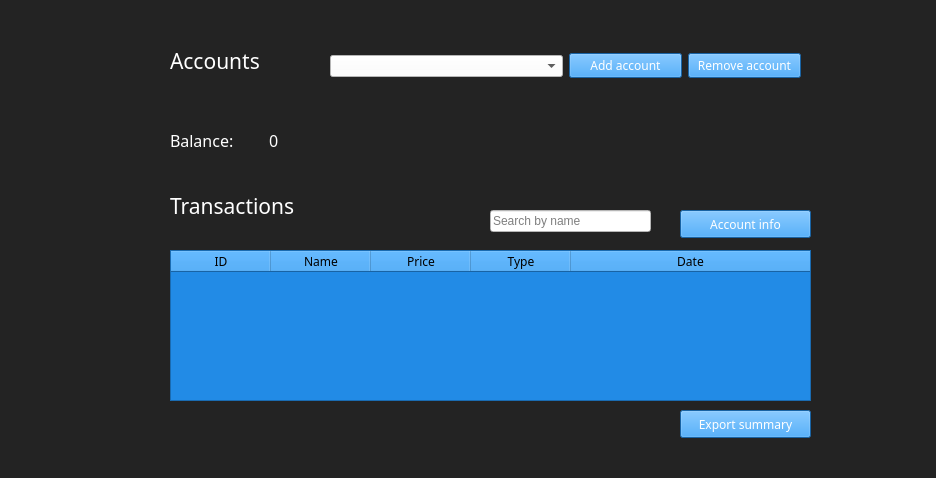
<?xml version="1.0" encoding="UTF-8"?>
<ui version="4.0">
 <class>AcccountsFrame</class>
 <widget class="QFrame" name="AcccountsFrame">
  <property name="geometry">
   <rect>
    <x>0</x>
    <y>0</y>
    <width>936</width>
    <height>478</height>
   </rect>
  </property>
  <property name="font">
   <font>
    <family>OCR A Extended</family>
    <pointsize>16</pointsize>
   </font>
  </property>
  <property name="windowTitle">
   <string>Frame</string>
  </property>
  <property name="styleSheet">
   <string notr="true">background-color: rgb(35,35,35)</string>
  </property>
  <widget class="QPushButton" name="pb_accountinfo">
   <property name="geometry">
    <rect>
     <x>680</x>
     <y>210</y>
     <width>131</width>
     <height>28</height>
    </rect>
   </property>
   <property name="font">
    <font>
     <family>OCR A Extended</family>
    </font>
   </property>
   <property name="styleSheet">
    <string notr="true">background-color:#228be6;
color: #fff</string>
   </property>
   <property name="text">
    <string>Account info</string>
   </property>
  </widget>
  <widget class="QLabel" name="l_transactions">
   <property name="geometry">
    <rect>
     <x>170</x>
     <y>190</y>
     <width>251</width>
     <height>31</height>
    </rect>
   </property>
   <property name="font">
    <font>
     <family>OCR A Extended</family>
     <pointsize>16</pointsize>
     <weight>50</weight>
     <bold>false</bold>
    </font>
   </property>
   <property name="styleSheet">
    <string notr="true">color : #fff
</string>
   </property>
   <property name="text">
    <string>Transactions</string>
   </property>
  </widget>
  <widget class="QLabel" name="l_accounts">
   <property name="geometry">
    <rect>
     <x>170</x>
     <y>30</y>
     <width>134</width>
     <height>62</height>
    </rect>
   </property>
   <property name="font">
    <font>
     <family>OCR A Extended</family>
     <pointsize>16</pointsize>
    </font>
   </property>
   <property name="styleSheet">
    <string notr="true">color : #fff</string>
   </property>
   <property name="text">
    <string>Accounts</string>
   </property>
  </widget>
  <widget class="QWidget" name="layoutWidget">
   <property name="geometry">
    <rect>
     <x>330</x>
     <y>50</y>
     <width>471</width>
     <height>32</height>
    </rect>
   </property>
   <layout class="QHBoxLayout" name="horizontalLayout_2">
    <item>
     <widget class="QComboBox" name="cb_dropdown">
      <property name="styleSheet">
       <string notr="true">background-color: #fff</string>
      </property>
     </widget>
    </item>
    <item>
     <layout class="QHBoxLayout" name="horizontalLayout">
      <item>
       <widget class="QPushButton" name="pb_addacc">
        <property name="font">
         <font>
          <family>OCR A Extended</family>
         </font>
        </property>
        <property name="styleSheet">
         <string notr="true">background-color:#228be6;
color: #fff</string>
        </property>
        <property name="text">
         <string>Add account</string>
        </property>
       </widget>
      </item>
      <item>
       <widget class="QPushButton" name="pb_removeacc">
        <property name="font">
         <font>
          <family>OCR A Extended</family>
         </font>
        </property>
        <property name="styleSheet">
         <string notr="true">background-color:#228be6; 
color: #fff</string>
        </property>
        <property name="text">
         <string>Remove account</string>
        </property>
       </widget>
      </item>
     </layout>
    </item>
   </layout>
  </widget>
  <widget class="QWidget" name="layoutWidget_2">
   <property name="geometry">
    <rect>
     <x>170</x>
     <y>100</y>
     <width>192</width>
     <height>81</height>
    </rect>
   </property>
   <layout class="QHBoxLayout" name="horizontalLayout_3">
    <item>
     <widget class="QLabel" name="l_balance">
      <property name="font">
       <font>
        <family>OCR A Extended</family>
        <pointsize>12</pointsize>
       </font>
      </property>
      <property name="styleSheet">
       <string notr="true">color : #fff</string>
      </property>
      <property name="text">
       <string>Balance:</string>
      </property>
     </widget>
    </item>
    <item>
     <widget class="QLabel" name="l_balance_value">
      <property name="font">
       <font>
        <family>OCR A Extended</family>
        <pointsize>12</pointsize>
       </font>
      </property>
      <property name="styleSheet">
       <string notr="true">color : #Fff</string>
      </property>
      <property name="text">
       <string>0</string>
      </property>
     </widget>
    </item>
   </layout>
  </widget>
  <widget class="QTableWidget" name="tw_showinfo">
   <property name="geometry">
    <rect>
     <x>170</x>
     <y>250</y>
     <width>641</width>
     <height>151</height>
    </rect>
   </property>
   <property name="styleSheet">
    <string notr="true">background-color:#228be6;
</string>
   </property>
   <attribute name="horizontalHeaderStretchLastSection">
    <bool>true</bool>
   </attribute>
   <attribute name="verticalHeaderDefaultSectionSize">
    <number>37</number>
   </attribute>
   <attribute name="verticalHeaderMinimumSectionSize">
    <number>30</number>
   </attribute>
   <column>
    <property name="text">
     <string>ID</string>
    </property>
    <property name="font">
     <font>
      <family>OCR A Extended</family>
     </font>
    </property>
   </column>
   <column>
    <property name="text">
     <string>Name</string>
    </property>
    <property name="font">
     <font>
      <family>OCR A Extended</family>
     </font>
    </property>
   </column>
   <column>
    <property name="text">
     <string>Price</string>
    </property>
    <property name="font">
     <font>
      <family>OCR A Extended</family>
     </font>
    </property>
   </column>
   <column>
    <property name="text">
     <string>Type</string>
    </property>
    <property name="font">
     <font>
      <family>OCR A Extended</family>
     </font>
    </property>
   </column>
   <column>
    <property name="text">
     <string>Date</string>
    </property>
    <property name="font">
     <font>
      <family>OCR A Extended</family>
     </font>
    </property>
   </column>
  </widget>
  <widget class="QLineEdit" name="le_search">
   <property name="geometry">
    <rect>
     <x>490</x>
     <y>210</y>
     <width>161</width>
     <height>22</height>
    </rect>
   </property>
   <property name="styleSheet">
    <string notr="true">background-color : #fff;</string>
   </property>
   <property name="placeholderText">
    <string>Search by name</string>
   </property>
  </widget>
  <widget class="QPushButton" name="pb_export">
   <property name="geometry">
    <rect>
     <x>680</x>
     <y>410</y>
     <width>131</width>
     <height>28</height>
    </rect>
   </property>
   <property name="font">
    <font>
     <family>OCR A Extended</family>
    </font>
   </property>
   <property name="styleSheet">
    <string notr="true">background-color:#228be6;
color: #fff</string>
   </property>
   <property name="text">
    <string>Export summary</string>
   </property>
  </widget>
 </widget>
 <resources/>
 <connections/>
</ui>
